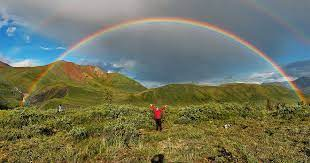
#> input picture download.jpg, 310 x 163 px
$ python functions.py
#> lines starting #> are read from the running program, lines starting #| are printed output that depends on the picture
from collections import Counter
from sklearn.cluster import KMeans
import cv2


# load image
def load_image(path):
    src = cv2.imread(path)
    # BGR is converted to RGB
    rgb_src = cv2.cvtColor(src, cv2.COLOR_BGR2RGB)
    # a: width, b: height, c: channel
    a, b, c = rgb_src.shape
    # resampling using pixel area relation
    image = cv2.resize(rgb_src, (a, b), interpolation=cv2.INTER_AREA)
    return image.reshape(a * b, c)


# get given number of rgb colors from the given image using kmeans
def get_colors(image, number):
    kmeans = KMeans(n_clusters=number)
    kmeans.fit(image)
    y_kmeans = kmeans.predict(image)
    count = Counter(y_kmeans)
    centers = kmeans.cluster_centers_

    rgb_colors = []
    for i in count.keys():
        rgb_colors.append(centers[i])
    return count, rgb_colors


# obtain the percentage of colors from the given image
def get_color_percentages(image, number):
    count, rgb_colors = get_colors(image, number)

    hex_colors = []
    for i in count.keys():
        color = rgb_colors[i]
        hex_color = "#"
        for j in color:
            hex_color += ("{:02x}".format(int(j)))
        hex_colors.append(hex_color)

    sum_p = sum(list(count.values()))
    percentage = []
    for v in list(count.values()):
        percentage.append(round(v / sum_p, 2))

    print("The percentages of colors obtained from the image:")
    i = 0
    percentage_dic = {}
    while i < len(percentage):
        percentage_dic[hex_colors[i]] = percentage[i]
        print(hex_colors[i] + ": " + str(percentage[i] * 100) + " %")
        i += 1

    return percentage_dic


# get a palette from given image
def get_palette(image, number):
    count, rgb_colors = get_colors(image, number)

    hex_colors = []
    for i in count.keys():
        color = rgb_colors[i]
        hex_color = "#"
        for j in color:
            hex_color += ("{:02x}".format(int(j)))
        hex_colors.append(hex_color)

    print(hex_colors)
    return hex_colors


# get a complementary palette from given image
def get_complementary_palette(image, number):
    count, rgb_colors = get_colors(image, number)

    hex_colors = []
    for i in count.keys():
        color = 255 - rgb_colors[i]
        hex_color = "#"
        for j in color:
            hex_color += ("{:02x}".format(int(j)))
        hex_colors.append(hex_color)

    print(hex_colors)
    return hex_colors


# get a palette consisted of colors with the least percentages
def get_least_palette(image, number):
    percentage_dic = get_color_percentages(image, 2 * number)
    sorted_percentage_dic = sorted(percentage_dic.items(), key=lambda x: x[1])[:number]
    palette = []
    for i in sorted_percentage_dic:
        palette.append(i[0])

    print(palette)
    return palette


# get a palette consisted of colors with the most percentages
def get_most_palette(image, number):
    percentage_dic = get_color_percentages(image, 2 * number)
    sorted_percentage_dic = sorted(percentage_dic.items(), key=lambda x: x[1], reverse=True)[:number]
    palette = []
    for i in sorted_percentage_dic:
        palette.append(i[0])

    print(palette)
    return palette


# obtain a palette with similar colors from the given image
def get_similar_palette(image, number):
    count, rgb_colors = get_colors(image, number)
    palette = []

    print(palette)
    return palette


# obtain a palette with contrast colors from the given image
def get_contrast_palette(image, number):
    count, rgb_colors = get_colors(image, number)
    palette = []

    print(palette)
    return palette


def main():
    modified_image = load_image('download.jpg')
#> in load_image, src is the input picture: shape (163, 310, 3); mean B, G, R 94.9, 117.3, 113.9
#> in load_image, `image = cv2.resize(rgb_src, (a, b), interpolation=cv2.INTER_AREA)`:
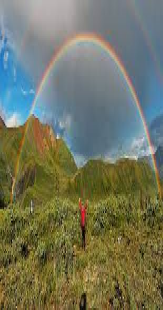
#> image: shape (310, 163, 3); mean R, G, B 113.8, 117.3, 94.9
    percentage = get_color_percentages(modified_image, 5)
#> in get_colors, `count = Counter(y_kmeans)`: count = {2: 8140, 1: 15724, 4: 7907, 0: 12773, 3: 5986}
#> the loop in get_colors, `for i in count.keys():` made 5 passes
#> i on passes 1, 3, 4, 5: 2, 4, 0, 3
#> after the loop in get_colors, `for i in count.keys():`: rgb_colors = [[153.4, 160.5, 163], [100.8, 125.4, 142], [138.8, 124.3, 68.63], [107.5, 98.05, 43.37], [74.7, 68.38, 22.5]]
#> in get_color_percentages, `count, rgb_colors = get_colors(image, number)`: count = {2: 8140, 1: 15724, 4: 7907, 0: 12773, 3: 5986}
#> the loop in get_color_percentages, `for i in count.keys():` made 5 passes
#> (i, color) on passes 1, 3, 4, 5: (2, [138.8, 124.3, 68.63]), (4, [74.7, 68.38, 22.5]), (0, [153.4, 160.5, 163]), (3, [107.5, 98.05, 43.37])
#> after the loop in get_color_percentages, `for i in count.keys():`: hex_colors = ['#8a7c44', '#647d8e', '#4a4416', '#99a0a2', '#6b622b']
#> in get_color_percentages, `sum_p = sum(list(count.values()))`: sum_p = 50530
#> the loop in get_color_percentages, `for v in list(count.values()):` made 5 passes
#> v on passes 1 to 5: 8140, 15724, 7907, 12773, 5986
#> after the loop in get_color_percentages, `for v in list(count.values()):`: percentage = [0.16, 0.31, 0.16, 0.25, 0.12]
#> the loop in get_color_percentages, `while i < len(percentage):` made 5 passes
#| #8a7c44: 16.0 %
#| #647d8e: 31.0 %
#| #4a4416: 16.0 %
#| #99a0a2: 25.0 %
#| #6b622b: 12.0 %
#> after the loop in get_color_percentages, `while i < len(percentage):`: i = 5; percentage_dic = {'#8a7c44': 0.16, '#647d8e': 0.31, '#4a4416': 0.16, '#99a0a2': 0.25, '#6b622b': 0.12}
#> percentage has the same summary as percentage_dic in get_color_percentages
    palette = get_palette(modified_image, 5)
#> the loop in get_colors (call 2), `for i in count.keys():` made 5 passes
#> in get_palette, `count, rgb_colors = get_colors(image, number)`: count = {1: 7760, 3: 13650, 4: 2922, 0: 13835, 2: 12363}; rgb_colors = [[157.4, 159.3, 157.6], [105.8, 121.9, 133.3], [81.46, 151.6, 193.8], [127.8, 115, 58.3], [87.55, 80.29, 30.62]]
#> the loop in get_palette, `for i in count.keys():` made 5 passes
#> (i, color) on passes 2 to 5: (3, [127.8, 115, 58.3]), (4, [87.55, 80.29, 30.62]), (0, [157.4, 159.3, 157.6]), (2, [81.46, 151.6, 193.8])
#> after the loop in get_palette, `for i in count.keys():`: hex_colors = ['#697985', '#7f733a', '#57501e', '#9d9f9d', '#5197c1']
#| ['#697985', '#7f733a', '#57501e', '#9d9f9d', '#5197c1']
#> palette has the same summary as hex_colors in get_palette
    complementary_palette = get_complementary_palette(modified_image, 5)
#> in get_complementary_palette, `count, rgb_colors = get_colors(image, number)`: count = {0: 7782, 2: 13619, 4: 2939, 1: 13900, 3: 12290}; rgb_colors = [[157.4, 159.2, 157.4], [105.7, 121.8, 133.3], [81.8, 151.6, 193.6], [127.6, 114.8, 58.14], [87.35, 80.12, 30.48]]
#> the loop in get_complementary_palette, `for i in count.keys():` made 5 passes
#> (i, color) on passes 3 to 5: (4, [167.7, 174.9, 224.5]), (1, [149.3, 133.2, 121.7]), (3, [127.4, 140.2, 196.9])
#> color on passes 1 to 2: [97.62, 95.78, 97.55], [173.2, 103.4, 61.39]
#> after the loop in get_complementary_palette, `for i in count.keys():`: hex_colors = ['#615f61', '#ad673d', '#a7aee0', '#958579', '#7f8cc4']
#| ['#615f61', '#ad673d', '#a7aee0', '#958579', '#7f8cc4']
#> complementary_palette has the same summary as hex_colors in get_complementary_palette
    least_palette = get_least_palette(modified_image, 3)
#> the loop in get_color_percentages (call 2), `for i in count.keys():` made 6 passes
#> (i, color) on passes 1, 4, 5, 6: (5, [87.26, 80, 30.3]), (1, [136.2, 141.7, 143.4]), (0, [169.6, 171.1, 168.8]), (4, [127.1, 114.4, 57.6])
#> color on passes 2 to 3: [99.7, 118, 131], [79.34, 151.3, 194.6]
#> the loop in get_color_percentages (call 2), `for v in list(count.values()):` made 6 passes
#> v on passes 1 to 6: 3929, 7336, 10512, 2761, 13852, 12140
#> the loop in get_color_percentages (call 2), `while i < len(percentage):` made 6 passes
#| #574f1e: 8.0 %
#| #637683: 15.0 %
#| #4f97c2: 21.0 %
#| #888d8f: 5.0 %
#| #a9aba8: 27.0 %
#| #7f7239: 24.0 %
#> in get_least_palette, `percentage_dic = get_color_percentages(image, 2 * number)`: percentage_dic = {'#574f1e': 0.08, '#637683': 0.15, '#4f97c2': 0.21, '#888d8f': 0.05, '#a9aba8': 0.27, '#7f7239': 0.24}
#> in get_least_palette, `sorted_percentage_dic = sorted(percentage_dic.items(), key=lambda x: x..`: sorted_percentage_dic = [('#888d8f', 0.05), ('#574f1e', 0.08), ('#637683', 0.15)]
#> the loop in get_least_palette, `for i in sorted_percentage_dic:` made 3 passes
#> after the loop in get_least_palette, `for i in sorted_percentage_dic:`: palette = ['#888d8f', '#574f1e', '#637683']
#| ['#888d8f', '#574f1e', '#637683']
#> least_palette = ['#888d8f', '#574f1e', '#637683']
    most_palette = get_most_palette(modified_image, 3)
#> in get_most_palette, `percentage_dic = get_color_percentages(image, 2 * number)`: percentage_dic = {'#8b7d44': 0.15, '#5197c1': 0.27, '#9c9f9f': 0.06, '#6c632c': 0.15, '#697985': 0.25, '#4c4517': 0.13}
#> in get_most_palette, `sorted_percentage_dic = sorted(percentage_dic.items(), key=lambda x: x..`: sorted_percentage_dic = [('#5197c1', 0.27), ('#697985', 0.25), ('#8b7d44', 0.15)]
#> the loop in get_most_palette, `for i in sorted_percentage_dic:` made 3 passes
#> after the loop in get_most_palette, `for i in sorted_percentage_dic:`: palette = ['#5197c1', '#697985', '#8b7d44']
#| ['#5197c1', '#697985', '#8b7d44']
#> most_palette = ['#5197c1', '#697985', '#8b7d44']
    similar_palette = get_similar_palette(modified_image, 5)
#> in get_similar_palette, `count, rgb_colors = get_colors(image, number)`: count = {4: 7752, 2: 13651, 1: 2933, 3: 13845, 0: 12349}; rgb_colors = [[157.5, 159.3, 157.6], [105.8, 121.9, 133.3], [81.7, 151.5, 193.6], [127.7, 115, 58.26], [87.5, 80.25, 30.58]]
#> similar_palette = []
    contrast_palette = get_contrast_palette(modified_image, 5)
#> in get_contrast_palette, `count, rgb_colors = get_colors(image, number)`: count = {1: 7834, 3: 13569, 4: 2934, 2: 13837, 0: 12356}; rgb_colors = [[157.1, 159.1, 157.5], [105.6, 121.7, 133.2], [81.62, 151.5, 193.6], [127.7, 115, 58.28], [87.53, 80.28, 30.6]]
#> contrast_palette = []


if __name__ == "__main__":
    main()
